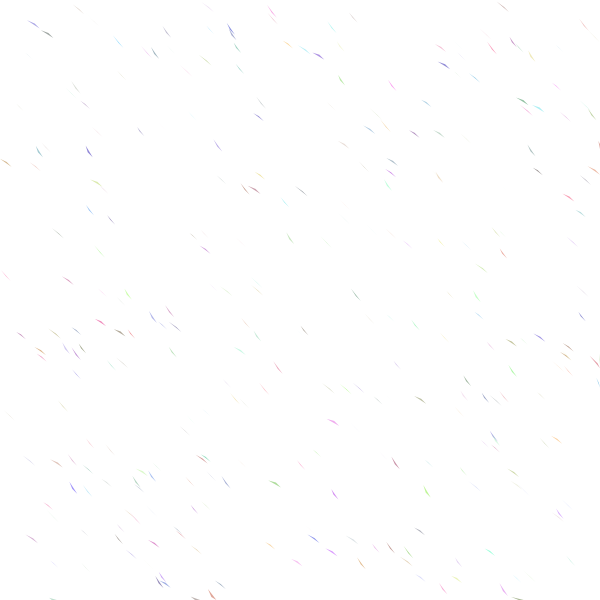
Frame 1 (no input)
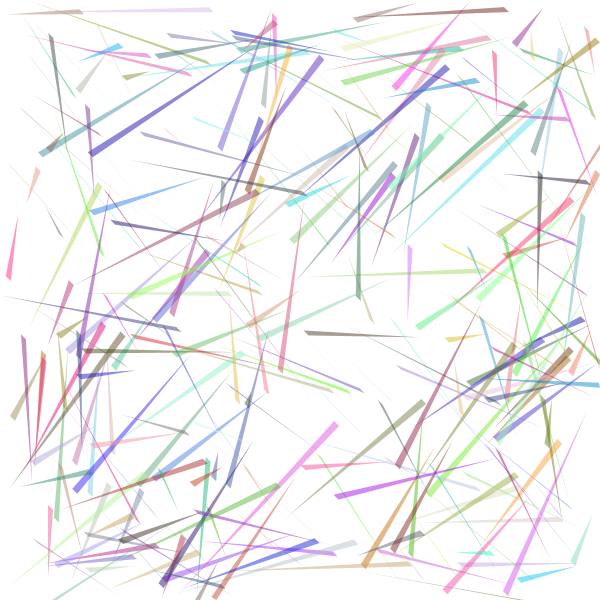
Frame 60 (the mouse pressed at the canvas centre just before this capture)
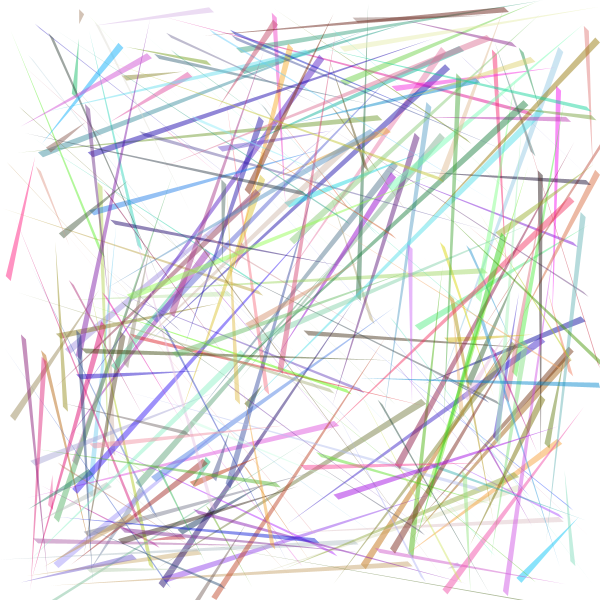
Frame 120 (the mouse held since frame 60 and released just before this capture)

The Processing sketch that drew these frames (run headless with seeded random() and noise(); from frame 60 on, the mouse is pressed at the canvas centre):

// Processing sketch: processing_171286
// ── processing_171286.pde

int num = 300;
Triangle[] triangle_array = new Triangle[num];
 
 
void setup()
{
  size (600,600);
   
  for(int i=0; i<num; i++)
  {
    triangle_array[i] = new Triangle();
     
  }
   
}
 
 
void draw()
{

  background(255);
  noStroke(); 
  
  
  for(int i=0; i<num; i++)
  {
   triangle_array[i].update();
   triangle_array[i].display();
     
  }
 
}
 
void mouseReleased()
{
  for(int i=0; i<num; i++)
  {
   triangle_array[i].reset();
    
  }
 
}
 
 
 
class Triangle
{
  float x, y, x1, y1, x2, y2, vx, vy, grav;
  float bounciness;
  float v1, v2, v3;
   
  Triangle()
  {
   x = random (width);
   y = random (height);
   x1 = x+5;
   y1 = y+5;
   x2 = x1+5;
   y2 = y1+5;
   bounciness = random(-.95,-.5);
   vx = random(-3,3);
   vy = random(-3,3);
   v1 = random(0,255);
   v2 = random(0,255);
   v3 = random(0,255);
   grav = -.00015;   
 
  }
  void update()
  {
    vy+=grav;
    vx+=grav;
    x+= vx;
    y+= vy;
 
  if (y>height)
  {
    y = height;
    vy *= bounciness;
  }
 
  if (x<0)
  {
    x= 0;
    vx*= bounciness;
  }
 
  if (x>width)
  {
    x = width;
    vx*= bounciness;
  }
   
  if (y<0)
  {
    y = 0;
    vy*= bounciness;
  }
    
    if (y1>height)
  {
    y1 = height;
    vy *= bounciness;
  }
 
  if (x1<0)
  {
    x1= 0;
    vx*= bounciness;
  }
 
  if (x1>width)
  {
    x1 = width;
    vx*= bounciness;
  }
   
  if (y1<0)
  {
    y1 = 0;
    vy*= bounciness;
  }
    if (y2>height)
  {
    y2 = height;
    vy *= bounciness;
  }
 
  if (x2<0)
  {
    x2= 0;
    vx*= bounciness;
  }
 
  if (x2>width)
  {
    x2 = width;
    vx*= bounciness;
  }
   
  if (y2<0)
  {
    y2 = 0;
    vy*= bounciness;
  }
  fill(v1,v2,v3,120);
  }
   
  void display()
  {
     
    pushMatrix();
    triangle(x,y,x1,y1,x2,y2);
    translate(x, y);
    popMatrix();
     
  }
   
  void reset()
  {
   x = mouseX;
   y = mouseY;
   vx = random(-3,3);
   vy = random(-3,3);
  }
   
}
